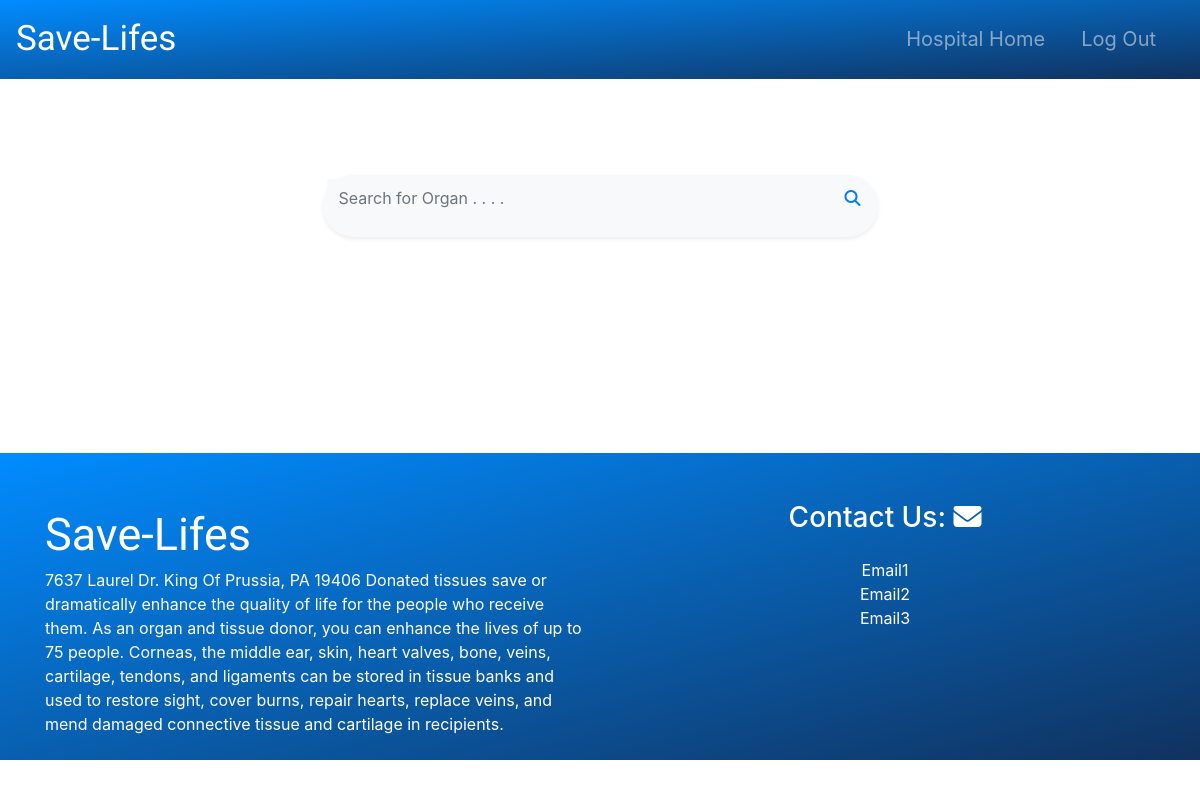
The page /Hospital/potentialDonor/ (signed in) on the database as committed earlier.
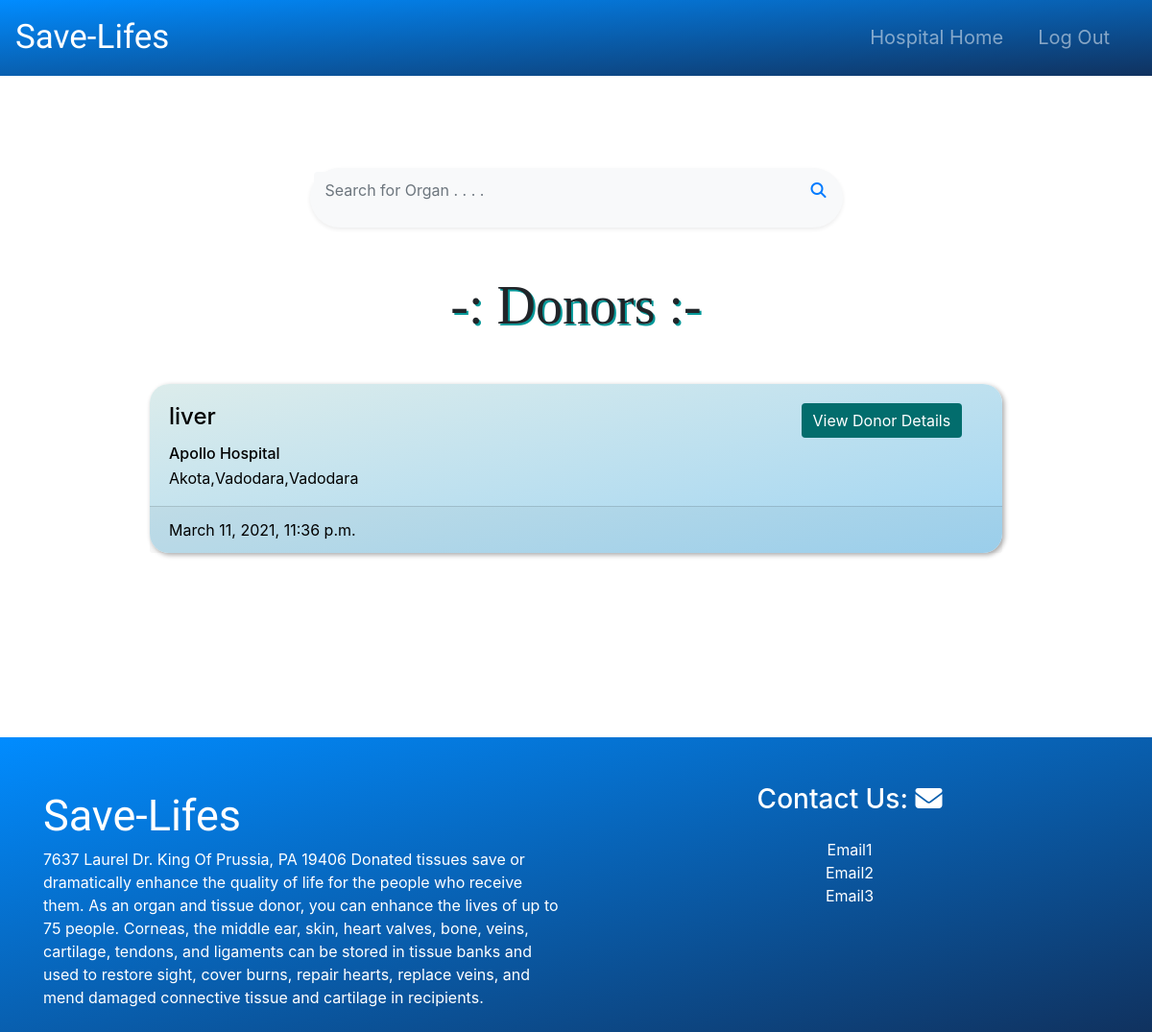
The same page on the database as committed later.
### hospital/models.py (models this page shows, shortened)
class Donor(models.Model):
    donor_id=models.AutoField(primary_key=True)
    hospital_email=models.CharField(max_length=50,default=None)
    donor_name=models.CharField(max_length=50)
    donor_dob=models.DateTimeField()
    donor_organ=models.CharField(max_length=50,default=None)
    donor_height=models.CharField(max_length=50)
    donor_weight=models.CharField(max_length=50)
    donor_bloodGroup=models.CharField(max_length=10)
    donor_gender=models.CharField(max_length=10)
    donor_diseases=models.TextField(max_length=100,blank=True)
    donor_addiction=models.TextField(max_length=100,blank=True)
    donor_info=models.CharField(max_length=200,blank=True)
    donor_added_time=models.DateTimeField(default=None)
    models.ForeignKey(Hospital,on_delete=models.CASCADE)
    class Meta:
        unique_together = ('donor_id','hospital_email')

class Hospital(models.Model):
    hospital_email=models.CharField(max_length=50,primary_key=True,help_text ='write your email')
    hospital_name=models.CharField(max_length=30)
    hospital_city=models.CharField(max_length=20)
    hospital_mobile_no=models.CharField(max_length=10)
    hospital_address=models.CharField(max_length=100,help_text = 'write your email')
    zip_code=models.CharField(max_length=6)
    hospital_latitude=models.FloatField(default=None)
    hospital_longitude=models.FloatField(default=None)

### hospital/views.py (the view)
# urls.py: url('potentialDonor/',PotentialDonorList),
def PotentialDonorList(request):
    if request.user.is_authenticated:
        loggedin_user=request.user.username
        don=Donor.objects.exclude(hospital_email=loggedin_user)
        hos=Hospital.objects.exclude(hospital_email=loggedin_user)
        today_datetime = datetime.datetime.now()
        today_date=today_datetime.strftime("%d")
        today_month=today_datetime.month
        today_year=today_datetime.year
        today_hour = today_datetime.hour
        temp1=[]
        for item in don:
            if item.donor_added_time.strftime("%d") == today_date and item.donor_added_time.month == today_month and item.donor_added_time.year == today_year :
                temp1.append(item)
            elif int(item.donor_added_time.strftime("%d"))+1 == int(today_date):
                print(item.donor_added_time.hour - today_hour)
                if item.donor_added_time.hour - today_hour < 24 and item.donor_added_time.hour - today_hour >= 0:
                    temp1.append(item)
        don=temp1
        allreadyaccepted=OrganRequest.objects.filter(accepted=True)
        if allreadyaccepted.exists():
            temp=[]
            for i in allreadyaccepted:
                for j in don:
                    if i.donor.donor_id != j.donor_id:
                        obj=Donor.objects.get(donor_id=j.donor_id)
                        temp.append(obj)
            paginator = Paginator(temp,4)
            page = request.GET.get('page', 1)
            try:
                tempp = paginator.page(page)
            except PageNotAnInteger:
                users = paginator.page(1)
            except EmptyPage:
                users = paginator.page(paginator.num_pages)
            return render(request,'potentialDonor.html',{'other_donors':tempp,'hos':hos})
        return render(request,'potentialDonor.html',{'other_donors':don,'hos':hos})

### hospital/templates/potentialDonor.html (shortened to what this page needs)
<html>
<head>
    {% load static %}
    <link rel="stylesheet" type="text/css" href="{% static 'css/style2.css' %}">
    <link rel="stylesheet" href="https://stackpath.bootstrapcdn.com/bootstrap/4.4.1/css/bootstrap.min.css">
    <link rel="stylesheet" href="https://cdnjs.cloudflare.com/ajax/libs/bootstrap-datepicker/1.4.1/css/bootstrap-datepicker3.css" />
</head>
<body>
    <nav class="navbar navbar-expand-lg navbar-dark sticky-top" style="background:rgb(1, 140, 255); background: linear-gradient(to top left, #10325f, rgb(1, 140, 255) ); ">
        <a class="navbar-brand" href="#" style="font-size: 35px;">Save-Lifes</a>
        <div class="collapse navbar-collapse justify-content-end" id="navbarNavAltMarkup">
            <div class="navbar-nav" style="font-size: 20px;">
                <a class="nav-item nav-link" href="/Hospital/hospitalHome/">Hospital Home</a>
                <a class="nav-item nav-link" href="/Hospital/logout/">Log Out</a>
            </div>
        </div>
    </nav>
    <br>
    <br>
    <div class="container">
        <div class="p-1 bg-light rounded rounded-pill shadow-sm my-5" style="width:50%;margin: auto;">
            <form action="/Hospital/SearchDonor/" method="GET" value="{{request.GET.q}}">
                <div class="input-group">
                    <input id="search" type="text" name="q" value="{{request.GET.q}}" placeholder="Search for Organ . . . . " aria-describedby="button-addon1" class="form-control border-0 bg-light" style="box-shadow: none;">
                    <div class="input-group-append">
                        <button type="submit" name="submit" value="Search" class="btn btn-link text-primary"><i class="fa fa-search"></i></button>
                    </div>
                </div>
            </form>
        </div>
         {% if other_donors %}
        <h2 class="mb-5 text-center display-4" style="font-family:'Times New Roman', Times, serif; text-shadow:2px 2px rgb(4, 153, 153);">-: Donors :-</h2>
        {% endif %} {% for item in other_donors %} {% for i in hos %} {% if item.hospital_email == i.hospital_email %}
        <div class="card my-4 biLeft" id="don-card">
            <div class="card-body">
                <div class="row">
                    <div class="col-md-9">
                        <h4 class="card-title">{{item.donor_organ}}
                        </h4>
                        <div class="card-text">
                            <div>
                                <p style="margin-bottom: 2px;font-weight:500;">{{i.hospital_name}}</p>{{i.hospital_address}},{{i.hospital_city}}
                            </div>
                        </div>
                    </div>
                    <div class="col-md-3">
                        <form action="/Hospital/DonorDetails/" method="POST">
                            <input type="submit" id="donbtn" class="btn text-center" value="View Donor Details">
                        </form>
                    </div>
                </div>
            </div>
            <div class="card-footer">
                {{item.donor_added_time}}
            </div>
        </div>
        {% endif %} {% endfor %} {% endfor %}
    </div>
    <br>
    <br>
    <br>
    <br>
    <br>
    <br>
    <br>
    <footer class="pt-5 pb-2" style="background:rgb(1, 140, 255); background: linear-gradient(to top left, #10325f, rgb(1, 140, 255) );">
        <div class="container text-white">
            <div class="row">
                <div class="col-lg-6 col-md-12 mb-4 mb-md-0">
                    <div class="logo-part">
                        <a class="w-50 logo-footer" style="  font-family: 'Lobster', cursive;
                font-size: 45px;"> Save-Lifes</a>
                        <p>7637 Laurel Dr. King Of Prussia, PA 19406 Donated tissues save or dramatically enhance the quality of life for the people who receive them. As an organ and tissue donor, you can enhance the lives of up to 75 people. Corneas, the
                            middle ear, skin, heart valves, bone, veins, cartilage, tendons, and ligaments can be stored in tissue banks and used to restore sight, cover burns, repair hearts, replace veins, and mend damaged connective tissue and cartilage
                            in recipients.
                        </p>
                    </div>
                </div>
                <div class="col-lg-6 col-md-12 mb-4 mb-md-0 text-center">
                    <h3 class="text mb-4">Contact Us: <i class="fa fa-envelope" aria-hidden="true"></i>
                    </h3>
                    <ul class="list-unstyled">
                        <li>
                            <a href="#!" class="text-white">Email1</a>
                        </li>
                        <li>
                            <a href="#!" class="text-white">Email2</a>
                        </li>
                        <li>
                            <a href="#!" class="text-white">Email3</a>
                        </li>
                    </ul>
                </div>
            </div>
        </div>
    </footer>
</body>
</html>

### hospital/static/css/style2.css (style rules this page uses)
.navbar-brand { font-family: 'Lobster', cursive; font-size: 30px; }
.navbar-nav a:after, .navbar-nav a:before { transition: all .5s; }
.navbar-nav a { position: relative; margin-right: 20px; }
.navbar-nav a:after { position: absolute; bottom: 0; left: 0; right: 0; margin: auto; width: 0%; content: '.'; color: transparent; background: #aaa; height: 1px; }
input#donbtn { border-color: rgb(2, 109, 109); color: rgb(2, 109, 109); }
.biLeft { animation: bounce-in-left 1s both; animation-delay: 0s; }

### hospital/templates/potentialDonor.html (style rules this page uses)
input#donbtn { border-color: rgb(2, 109, 109); color: rgb(255, 255, 255); background-color: rgb(2, 109, 109); border: none; }
.biLeft { animation: bounce-in-left 1s both; animation-delay: 0s; }
div#don-card { background: rgb(147, 240, 212); background: linear-gradient(to top left, rgb(160, 213, 243), rgb(220, 236, 235)); color: black; width: 80%; height: 22%; margin: auto; border-radius: 20px; box-shadow: 2px 2px 5px .3px rgb(173, 173, 173); border: none; }

Rows that differ between the two databases and show on the page:
added Donor: donor_organ "liver", donor_added_time "March 11, 2021, 11:36 p.m."
now on this page (row unchanged): Hospital: hospital_name "Apollo Hospital", hospital_address "Akota,Vadodara", hospital_city "Vadodara"
Other text that changed with them:
text now shown: "-: Donors :-"
